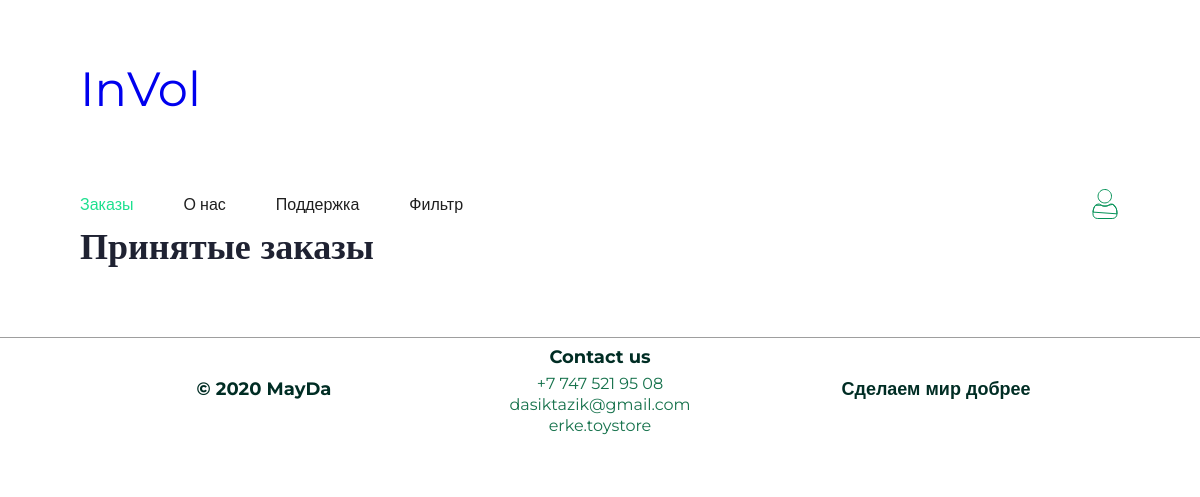
Before: /orders/liked_orders (signed in) with the older database file.
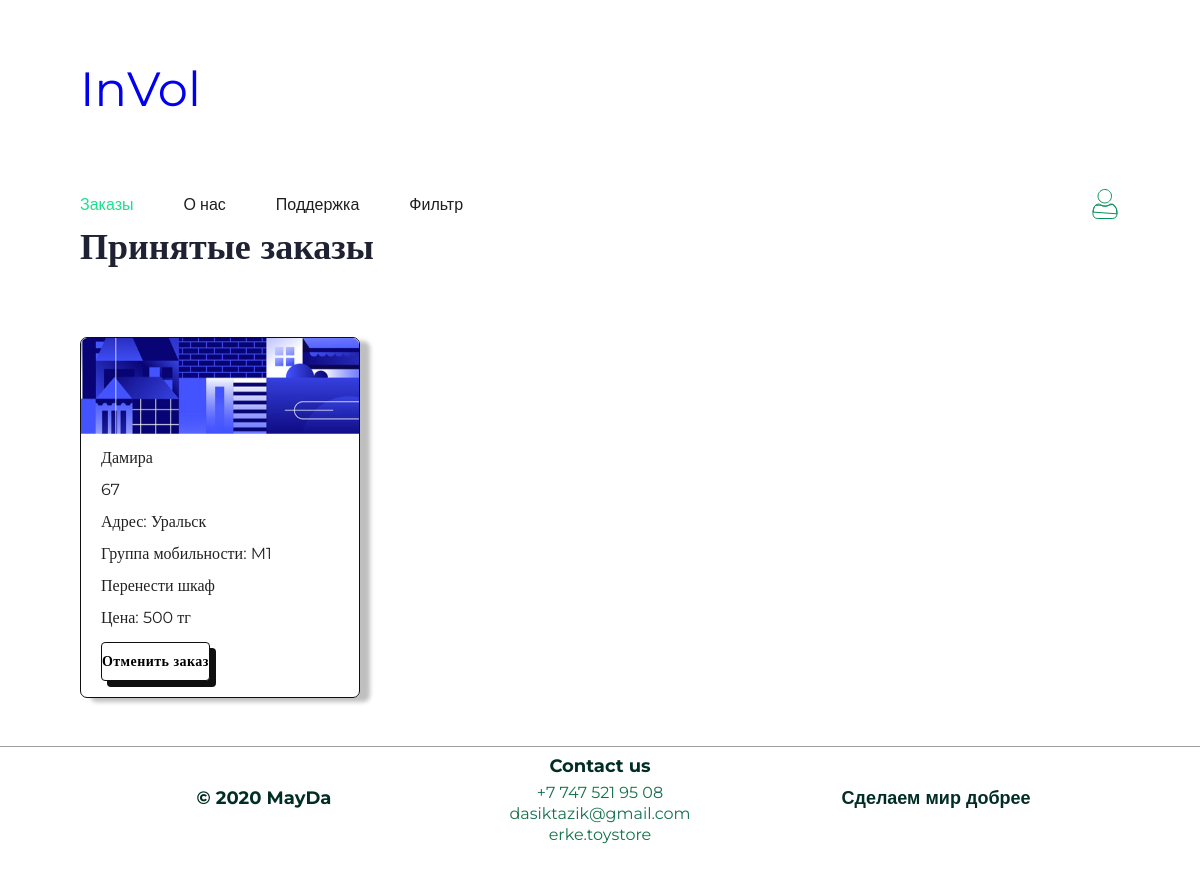
After: the same page with the newer database file.
### orders/models.py (models this page shows, shortened)
class Order(models.Model):
    client = models.ForeignKey(
        Client,
        on_delete=models.CASCADE,
        null=True, blank=True,
        related_name="my_orders",
        verbose_name="клиент",
    )
    volunteer = models.ForeignKey(
        Volunteer,
        on_delete=models.CASCADE,
        null=True, blank=True,
        related_name="liked_orders",
        verbose_name="волонтер"
    )
    inquiry = models.CharField(
        max_length=100,
        verbose_name="запрос"
    )
    price = models.SmallIntegerField(
        validators=[MinValueValidator(100)],
        verbose_name="цена"
    )
    is_completed = models.BooleanField(
        default=False,
        verbose_name="выполнено"
    )
    objects = OrderManager()
    @property
    def price_display(self):
        return f"Цена: {self.price} тг"

### users/models.py (models this page shows, shortened)
class CustomUser(AbstractBaseUser, PermissionsMixin):
    first_name = models.CharField(
        max_length=255,
        verbose_name='имя'
    )
    email = models.EmailField(
        unique=True,
        verbose_name='электронная почта',
    )
    phone_number = models.CharField(
        max_length=20,
        verbose_name='телефонный номер'
    )
    is_active = models.BooleanField(default=True)
    is_staff = models.BooleanField(default=False)
    objects = CustomUserManager()
    USERNAME_FIELD = 'email'
    REQUIRED_FIELDS = ['first_name', 'phone_number']

class Client(CustomUser):
    class Meta:
        verbose_name = 'Клиент'
        verbose_name_plural = 'Клиенты'
        permissions = (("create_order", "Can create order"),)

class BaseProfile(models.Model):
    AGE_MIN = 14
    AGE_MAX = 128
    class Sex(models.TextChoices):
        MALE = 'M', 'Мужской'
        FEMALE = 'F', 'Женский'
        OTHER = 'O', 'Другое'
    age = models.PositiveIntegerField(
        validators=[MinValueValidator(AGE_MIN), MaxValueValidator(AGE_MAX)],
        null=True, blank=True,
        verbose_name='возраст',
    )
    sex = models.CharField(
        max_length=1,
        choices=Sex.choices,
        null=True, blank=True,
        verbose_name='пол',
    )
    city = models.CharField(
        max_length=255,
        null=True, blank=True,
        verbose_name='город'
    )
    about_me = models.TextField(
        null=True, blank=True,
        verbose_name='о себе'
    )
    rating = models.FloatField(null=True, blank=True)
    class Meta:
        abstract = True
    @property
    def city_display(self):
        return f"Адрес: {self.city}"

class ClientProfile(BaseProfile):
    class Mobility(models.TextChoices):
        NO = "Нету", "Люди, не имеющие ограничений по мобильности"
        M1 = "M1", "Люди, не имеющие инвалидности со сниженной мобильностью (люди пенсионного возраста, люди с детьми дошкольного возраста, беременные женщины), а также глухие и слабослышащие"
        M2 = "M2", "Пожилые немощные люди (в том числе инвалиды по старости), инвалиды с недостатками зрения, пользующиеся белой тростью"
        M3 = "M3", "Инвалиды и другие маломобильные граждане, не относящиеся к группе М2, использующие при движении дополнительные опоры (костыли, трости), инвалиды на протезах"
        M4 = "M4", "Инвалиды и другие маломобильные граждане, не относящиеся к группе М2, передвигающиеся на креслах-колясках"
        HM = "HM", "Немобильные граждане"
        HT = "HT", "Нетранспортабельные люди"
        HO = "HO", "Люди с ограниченной степенью свободы, в том числе люди с психическими отклонениями"
    client = models.OneToOneField(Client, on_delete=models.CASCADE, related_name='profile')
    mobility = models.CharField(
        max_length=4,
        choices=Mobility.choices,
        null=True, blank=True,
        verbose_name='мобильность'
    )
    @property
    def mobility_display(self):
        if self.mobility == 'Нету':
            return 'Нету мобильности'
        return f'Группа мобильности: {self.mobility}'

### orders/views.py (the view)
# urls.py: path("liked_orders", views.liked_orders, name="liked_orders"),
@volunteer_required
@login_required
def liked_orders(request):
    volunteer = request.user
    template_name = "orders/liked_orders.html"
    context = {
        "volunteer_orders": Order.objects.get_volunteer_orders(volunteer=volunteer)
    }
    return render(request, template_name, context)

### orders/models.py (called while the page is built)
    def get_volunteer_orders(self, volunteer: Volunteer):
        return super().get_queryset().filter(volunteer=volunteer).order_by("is_completed")

### users/templatetags/users_extras.py (called while the page is built)
@register.filter
def isinstance(user, model_name):
    model = getattr(user, '__class__')
    return model.__name__.lower() == model_name.lower()

### templates/orders/liked_orders.html (shortened to what this page needs)
{% extends 'base.html' %}
{% load static %}
{% block css %}
    {{ block.super }}
    <link rel="stylesheet" href="{% static 'css/style.css' %}">
{% endblock css %}
{% block content %}
    <main class="main">
        <h1 class="main__h1 main__h1_left">Принятые заказы</h1>
        {% include "orders/_orders.html" with orders=volunteer_orders %}
    </main>
{% endblock content %}

### templates/orders/_orders.html (shortened to what this page needs)
{% load static %}
{% load users_extras %}
<div class="cards">
    {% for order in orders %}
        <div class="card">
            <img src="{% static 'img/Image (2).png' %}" class="card__img" alt="">
            <div class="card__content">
                <p class="card__text">{{ order.client.first_name }}</p>
                <p class="card__text">{{ order.client.profile.age }}</p>
                <p class="card__text">{{ order.client.profile.city_display }}</p>
                <p class="card__text">{{ order.client.profile.mobility_display }}</p>
                <p class="card__text">{{ order.inquiry }}</p>
                <p class="card__text">{{ order.price_display }}</p>
                <form method="post">
                    {% if request.path == '/orders/liked_orders' %}
                        <button type="submit" class="card__button" name="take_order">Отменить заказ</button>
                    {% elif request.path == '/orders/show_orders' %}
                        <button type="submit" class="card__button" name="take_order">Принять заказ</button>
                    {% elif request.path == '/orders/my_orders' %}
                        <button type="submit" class="card__button" name="change_order">Изменить</button>
                    {% endif %}
                </form>
            </div>
        </div>
    {% endfor %}
</div>

Changed rows visible on the page:
now on this page (row edited): Order: client.first_name "Дамира", client.profile.age "67", client.profile.city_display "Адрес: Уральск", client.profile.mobility_display "Группа мобильности: M1", inquiry "Перенести шкаф", price_display "Цена: 500 тг"
